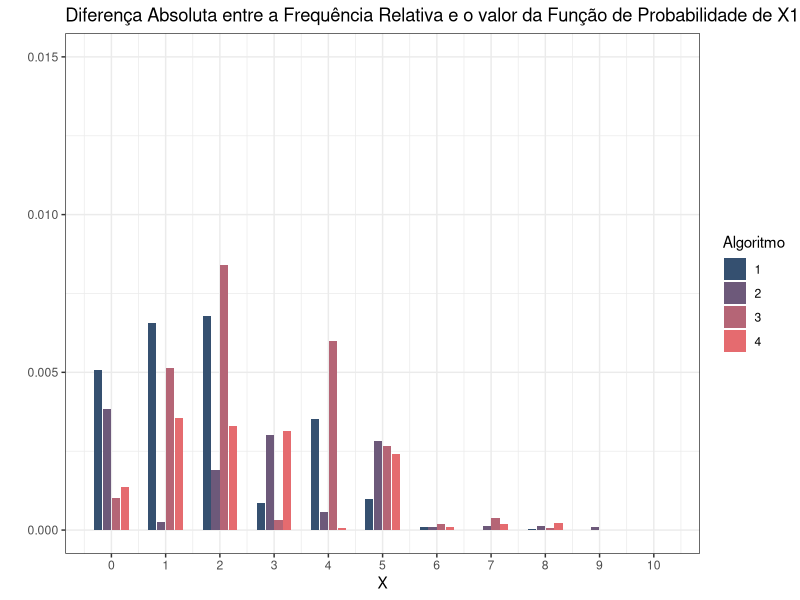
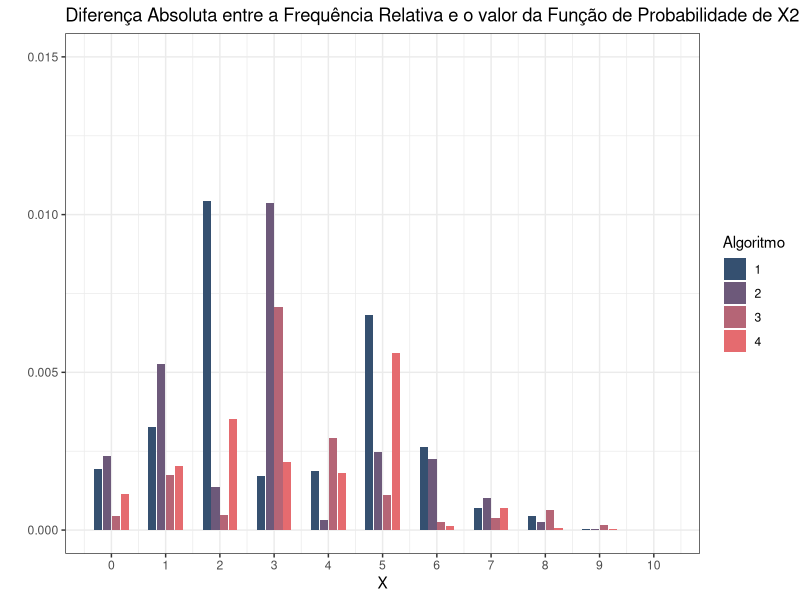
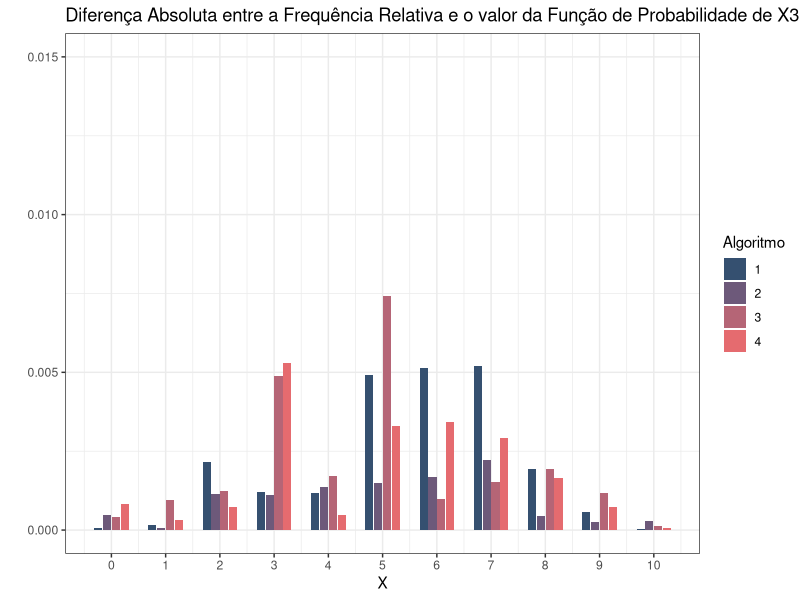
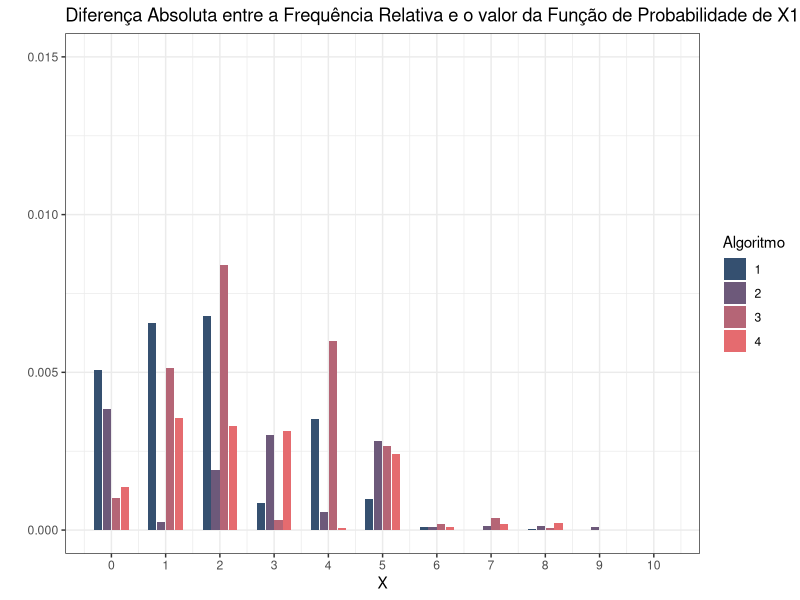
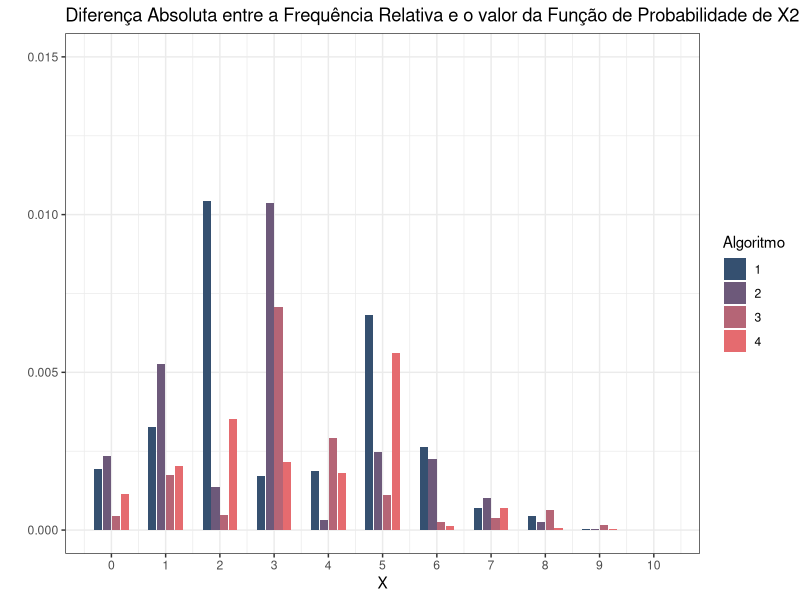
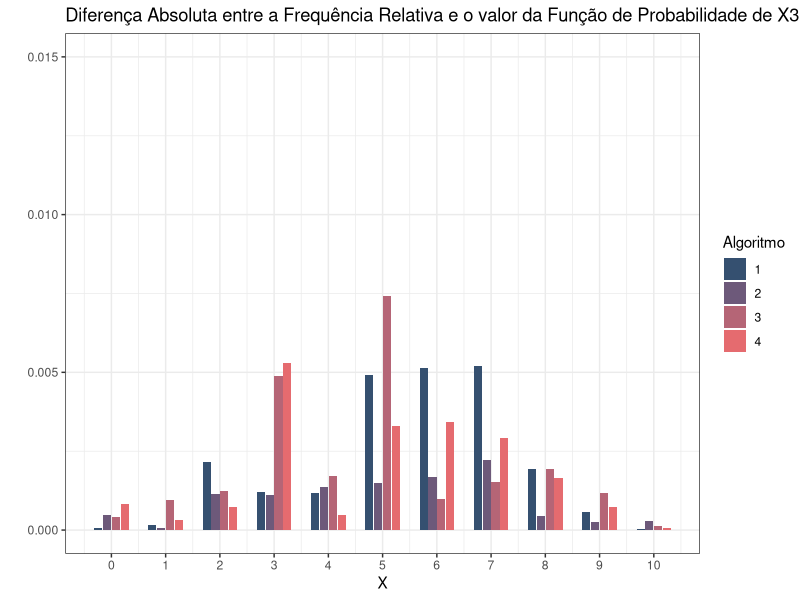

Reproduce these figures in R, in order.
library(ggplot2)
n<-10
p<-c(0.2,0.3,0.5)
m<-10000
#Algoritmo 1 - Soma de v.a's com W ~ Ber(p)

binAlg1 <- function(n,p){
  xbin<-0
    u<-runif(n,0,1)
    for (ui in u){
      if (ui<=p){
        xbin<-xbin+1
      }
    }
  return(xbin)
}


#Algoritmo 2 - Duas v.a's i.i.d. U|U<=p e U|U>p onde U~U(0,1)

binAlg2 <- function(n,p){
  u<-runif(1,0,1)
  xbin<-0
  k<-0
  while (k<n){
    k<-k+1
    if (u<=p){
      xbin<-xbin+1
      u<-u/p
      } else{
      u<-(u-p)/(1-p)
    }
  }
  return(xbin)
}


#Algoritmo 3 - Se {Yi} é uma sucessão de v.a's i.i.d.com Y~Geo(p) e X é o menor inteiro tal que sum^[X+1}_{i=1}>n, então X~Bin(n,p)
binAlg3 <- function(n,p){
  xbin<-0
  sumyi<-0
  i<-1
  u<-runif(n+2,0,1)
  while (sumyi<=n){
    xgeo<-trunc(log(1-u[i])/log(1-p))
    sumyi<-sumyi+xgeo+1
    i<-i+1
  }
  xbin<-i-2
  return(xbin)
}

#A função recebe o algoritmo de simulação de números binomiais e devolve os números com distribuição multinomial
multinomAlg <- function(nums,n,p,binfunc){
  X1<-replicate(nums,binfunc(n,p[1]))
  X2<-replicate(nums,0)
  i<-1
  while (i<=nums){
    X2[i]<-binfunc(n-X1[i],p[2]/(1-p[1]))
    i<-i+1
  }
  X3<-replicate(nums,0)
  j<-1
  while (j<=nums){
    X3[j]<-n-X1[j]-X2[j]
    j<-j+1
  }
  return(cbind(X1,X2,X3))
}

#Simulação 
set.seed(1)
start_time<-Sys.time()
xalg1<-data.frame(multinomAlg(m,n,p,binAlg1))
end_time<-Sys.time()
end_time-start_time

start_time<-Sys.time()
xalg2<-data.frame(multinomAlg(m,n,p,binAlg2))
end_time<-Sys.time()
end_time-start_time

start_time<-Sys.time()
xalg3<-data.frame(multinomAlg(m,n,p,binAlg3))
end_time<-Sys.time()
end_time-start_time

start_time<-Sys.time()
xalg4<-data.frame(t(rmultinom(m,n,p)))
end_time<-Sys.time()
end_time-start_time


#Médias
mediaalg1<-apply(xalg1,2,mean)
mediaalg2<-apply(xalg2,2,mean)
mediaalg3<-apply(xalg3,2,mean)
mediaalg4<-apply(xalg4,2,mean)
media_teor<-n*p
print(c(mediaalg1,mediaalg2,mediaalg3,mediaalg4, media_teor))

#Matrizes de Covariância
matrcovalg1<-cov(xalg1)
matrcovalg2<-cov(xalg2)
matrcovalg3<-cov(xalg3)
matrcovalg4<-cov(xalg4)
cov_teor<-matrix(0,3,3)
for (i in 1:3){
  for (j in 1:3){
    if (i==j){
      cov_teor[i,i]<- n*p[i]*(1-p[i])
    }else{
      cov_teor[i,j]<- -n*p[i]*p[j]
    }
  }
}

#Estimativa de Probabilidade
p_alg1<-sum(apply(xalg1,1, function(x) x[1]==0 && x[2]==4 && x[3]==6))/m
p_alg2<-sum(apply(xalg2,1, function(x) x[1]==0 && x[2]==4 && x[3]==6))/m
p_alg3<-sum(apply(xalg3,1, function(x) x[1]==0 && x[2]==4 && x[3]==6))/m
p_alg4<-sum(apply(xalg4,1, function(x) x[1]==0 && x[2]==4 && x[3]==6))/m
p_teor<-dmultinom(c(0,4,6),n,p)
print(c(p_alg1,p_alg2,p_alg3,p_alg4, p_teor))



dif_abs_freq <- function(xbin,p){
  freqalg<-data.frame(table(xbin))
  freqalg[,1]<-as.numeric(freqalg[,1])-1
  i<-nrow(freqalg)
  while (i<11){
    freqalg[i+1,]<-c(i,0)
    i<-i+1
  }
  for (i in seq(1,11,1)){
    freqalg[i,2]<-abs(freqalg[i,2]/m-dbinom(i-1,n,p))
  }
  return(freqalg)
}

freqalg1_1<-dif_abs_freq(xalg1$X1,p[1])
freqalg2_1<-dif_abs_freq(xalg2$X1,p[1])
freqalg3_1<-dif_abs_freq(xalg3$X1,p[1])
freqalg4_1<-dif_abs_freq(xalg4$X1,p[1])


xbin1<-rbind(cbind(freqalg1_1,alg=replicate(11,1)),cbind(freqalg2_1,alg=replicate(11,2)),cbind(freqalg3_1,alg=replicate(11,3)),cbind(freqalg4_1,alg=replicate(11,4)))
ggplot(xbin1, aes(x=xbin,y=Freq, fill=as.factor(alg)))+geom_bar(stat = "identity", width = 0.6,position=position_dodge(width = 0.65))+scale_x_continuous(breaks=seq(0,10,1))+theme_bw()+
  xlab(label="X")+ylab(label="")+labs(title = "Diferença Absoluta entre a Frequência Relativa e o valor da Função de Probabilidade de X1")+
  scale_fill_manual("Algoritmo",breaks=c("1","2","3","4"), values=c("#355070","#6D597A","#B56576","#E56B6F")) + scale_y_continuous(limits=c(0,0.015))
ggsave("fig1_1.png",width=10,height=5)

freqalg1_2<-dif_abs_freq(xalg1$X2,p[2])
freqalg2_2<-dif_abs_freq(xalg2$X2,p[2])
freqalg3_2<-dif_abs_freq(xalg3$X2,p[2])
freqalg4_2<-dif_abs_freq(xalg4$X2,p[2])


xbin2<-rbind(cbind(freqalg1_2,alg=replicate(11,1)),cbind(freqalg2_2,alg=replicate(11,2)),cbind(freqalg3_2,alg=replicate(11,3)),cbind(freqalg4_2,alg=replicate(11,4)))
ggplot(xbin2, aes(x=xbin,y=Freq, fill=as.factor(alg)))+geom_bar(stat = "identity", width = 0.6,position=position_dodge(width = 0.65))+scale_x_continuous(breaks=seq(0,10,1))+theme_bw()+
  xlab(label="X")+ylab(label="")+labs(title = "Diferença Absoluta entre a Frequência Relativa e o valor da Função de Probabilidade de X2")+
  scale_fill_manual("Algoritmo",breaks=c("1","2","3","4"), values=c("#355070","#6D597A","#B56576","#E56B6F")) + scale_y_continuous(limits=c(0,0.015))
ggsave("fig2_1.png",width=10,height=5)

freqalg1_3<-dif_abs_freq(xalg1$X3,p[3])
freqalg2_3<-dif_abs_freq(xalg2$X3,p[3])
freqalg3_3<-dif_abs_freq(xalg3$X3,p[3])
freqalg4_3<-dif_abs_freq(xalg4$X3,p[3])

xbin3<-rbind(cbind(freqalg1_3,alg=replicate(11,1)),cbind(freqalg2_3,alg=replicate(11,2)),cbind(freqalg3_3,alg=replicate(11,3)),cbind(freqalg4_3,alg=replicate(11,4)))
ggplot(xbin3, aes(x=xbin,y=Freq, fill=as.factor(alg)))+geom_bar(stat = "identity", width = 0.6,position=position_dodge(width = 0.65))+scale_x_continuous(breaks=seq(0,10,1))+theme_bw()+
  xlab(label="X")+ylab(label="")+labs(title = "Diferença Absoluta entre a Frequência Relativa e o valor da Função de Probabilidade de X3")+
  scale_fill_manual("Algoritmo",breaks=c("1","2","3","4"), values=c("#355070","#6D597A","#B56576","#E56B6F")) + scale_y_continuous(limits=c(0,0.015))
ggsave("fig3_1.png",width=10,height=5)

soma_dif_alg1<-sum(freqalg1_1$Freq)+sum(freqalg1_2$Freq)+sum(freqalg1_3$Freq)
soma_dif_alg2<-sum(freqalg2_1$Freq)+sum(freqalg2_2$Freq)+sum(freqalg2_3$Freq)
soma_dif_alg3<-sum(freqalg3_1$Freq)+sum(freqalg3_2$Freq)+sum(freqalg3_3$Freq)
soma_dif_alg4<-sum(freqalg4_1$Freq)+sum(freqalg4_2$Freq)+sum(freqalg4_3$Freq)

print(c(soma_dif_alg1,soma_dif_alg2,soma_dif_alg3,soma_dif_alg4))
